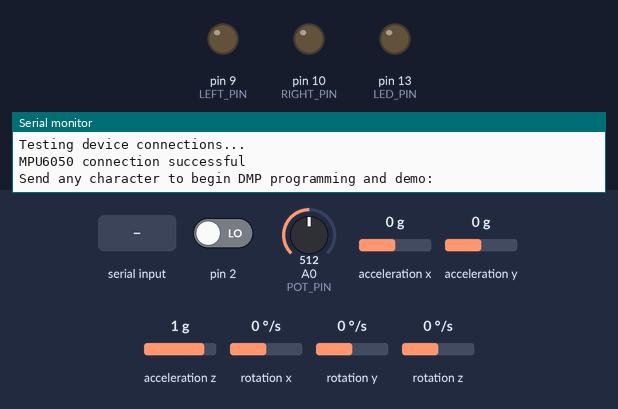
Simulated run of this sketch. Board: Arduino Uno, built with avr-gcc and run on an emulated ATmega328P. Parts: output pins drawn as LEDs (lit = HIGH), the last lines printed to the serial monitor. Dashed ring = blinking. Inputs (shaded band) come from the test bench; at power-on: acceleration y 0 g, A0 (POT_PIN) = 512, acceleration z 1 g, pin 2 LOW, acceleration x 0 g, rotation x 0 °/s, rotation y 0 °/s, rotation z 0 °/s. The sensor or clock chip raises its interrupt line as the real part does.

Above: at 1.0 s.
1.1 s: "1\n" received over Serial
3.1 s: acceleration y set to -1.4 g
At 5.62 s:
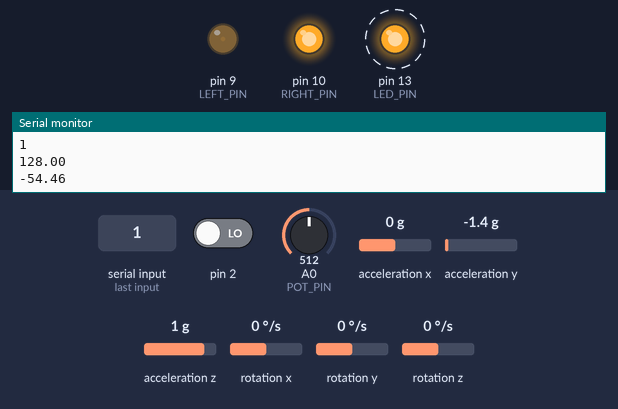
6.1 s: A0 (POT_PIN) set to 497
At 6.33 s:
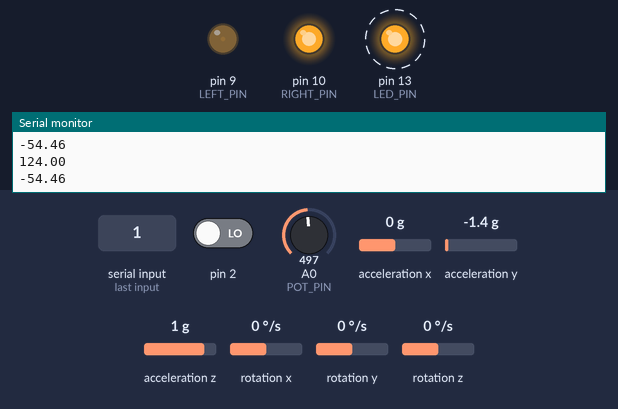
9.1 s: acceleration z set to 1.4 g
At 9.33 s:
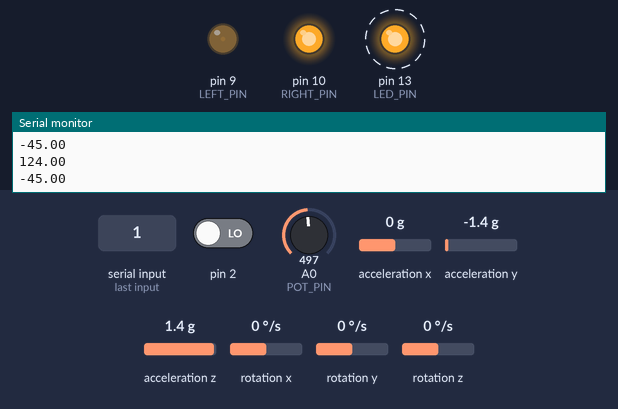
12.1 s: A0 (POT_PIN) set to 245
At 12.32 s:
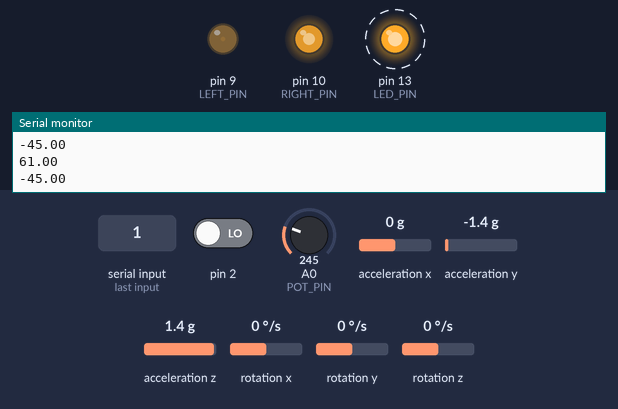
15.1 s: acceleration y set to -0.8 g
At 15.32 s:
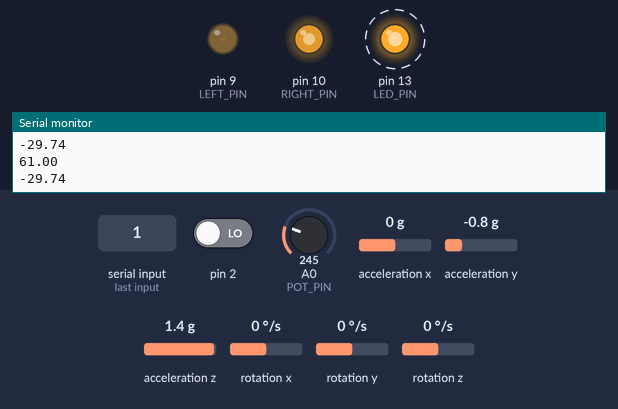
Timing chart, 0 to 19.1 s (numbered marks = the images above; inputs shaded):
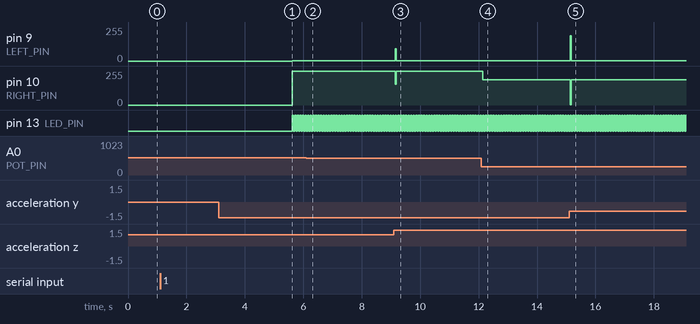

The sketch:

MPU6050_DMP6.ino
```cpp
#define LEFT_PIN 9
#define RIGHT_PIN 10
#define POT_PIN 0

float elapsedTime = 0;
float curTime = 0;
float prevTime = 0;

float desiredAngle = 0;

float throttle = 50;//127.0f;
float maxThrottle = 255.0f;
float minThrottle = 1.0f;
float curLeftThrottle = throttle;
float curRightThrottle = throttle;
int i = 0;

void setup() {
  MPUSetup();
  Serial.println("4");
  delay(1000);
  Serial.println("3");
  delay(1000);
  Serial.println("2");
  delay(1000);
  Serial.println("1");
  delay(1000);
  curTime = millis();
  pinMode(A0, INPUT);
}


void loop() {
    prevTime = curTime;
    curTime = millis();
    elapsedTime = (curTime - prevTime) / 1000;
    throttle = analogRead(POT_PIN)/4;
    Serial.println(throttle);
    MPULoop();

    //Serial.println(getYaw());
    float pid = getPID(elapsedTime, getRoll(), desiredAngle);
    curLeftThrottle = throttle + pid;
    curRightThrottle = throttle - pid;
    if(curLeftThrottle < minThrottle){
      curLeftThrottle = minThrottle;
    }
    if(curLeftThrottle > maxThrottle){
      curLeftThrottle = maxThrottle;
    }
    if(curRightThrottle < minThrottle){
      curRightThrottle = minThrottle;
    }
    if(curRightThrottle > maxThrottle){
      curRightThrottle = maxThrottle;
    }
    if(curLeftThrottle < 0){
      curLeftThrottle = 0;
    }
    if(curRightThrottle < 0){
      curRightThrottle = 0;
    }


    //Serial.println(pid);
    //Serial.println(curLeftThrottle);
    //Serial.println(curRightThrottle);
    //Serial.println(" ");
    //Serial.println(i);
    analogWrite(LEFT_PIN, (int)curLeftThrottle);
    analogWrite(RIGHT_PIN, (int)curRightThrottle);
    i++;
    delay(30);
}
```

MPU.ino
```cpp
// I2C device class (I2Cdev) demonstration Arduino sketch for MPU6050 class using DMP (MotionApps v2.0)
// 6/21/2012 by Jeff Rowberg <jeff@rowberg.net>
// Updates should (hopefully) always be available at https://github.com/jrowberg/i2cdevlib
//
// Changelog:
//      2013-05-08 - added seamless Fastwire support
//                 - added note about gyro calibration
//      2012-06-21 - added note about Arduino 1.0.1 + Leonardo compatibility error
//      2012-06-20 - improved FIFO overflow handling and simplified read process
//      2012-06-19 - completely rearranged DMP initialization code and simplification
//      2012-06-13 - pull gyro and accel data from FIFO packet instead of reading directly
//      2012-06-09 - fix broken FIFO read sequence and change interrupt detection to RISING
//      2012-06-05 - add gravity-compensated initial reference frame acceleration output
//                 - add 3D math helper file to DMP6 example sketch
//                 - add Euler output and Yaw/Pitch/Roll output formats
//      2012-06-04 - remove accel offset clearing for better results (thanks Sungon Lee)
//      2012-06-01 - fixed gyro sensitivity to be 2000 deg/sec instead of 250
//      2012-05-30 - basic DMP initialization working

/* ============================================
I2Cdev device library code is placed under the MIT license
Copyright (c) 2012 Jeff Rowberg

Permission is hereby granted, free of charge, to any person obtaining a copy
of this software and associated documentation files (the "Software"), to deal
in the Software without restriction, including without limitation the rights
to use, copy, modify, merge, publish, distribute, sublicense, and/or sell
copies of the Software, and to permit persons to whom the Software is
furnished to do so, subject to the following conditions:

The above copyright notice and this permission notice shall be included in
all copies or substantial portions of the Software.

THE SOFTWARE IS PROVIDED "AS IS", WITHOUT WARRANTY OF ANY KIND, EXPRESS OR
IMPLIED, INCLUDING BUT NOT LIMITED TO THE WARRANTIES OF MERCHANTABILITY,
FITNESS FOR A PARTICULAR PURPOSE AND NONINFRINGEMENT. IN NO EVENT SHALL THE
AUTHORS OR COPYRIGHT HOLDERS BE LIABLE FOR ANY CLAIM, DAMAGES OR OTHER
LIABILITY, WHETHER IN AN ACTION OF CONTRACT, TORT OR OTHERWISE, ARISING FROM,
OUT OF OR IN CONNECTION WITH THE SOFTWARE OR THE USE OR OTHER DEALINGS IN
THE SOFTWARE.
===============================================
*/


// I2Cdev and MPU6050 must be installed as libraries, or else the .cpp/.h files
// for both classes must be in the include path of your project
#include "I2Cdev.h"
#include "MPU6050_6Axis_MotionApps20.h"

// Arduino Wire library is required if I2Cdev I2CDEV_ARDUINO_WIRE implementation
// is used in I2Cdev.h
#if I2CDEV_IMPLEMENTATION == I2CDEV_ARDUINO_WIRE
    #include "Wire.h"
#endif

// class default I2C address is 0x68
// specific I2C addresses may be passed as a parameter here
// AD0 low = 0x68 (default for SparkFun breakout and InvenSense evaluation board)
// AD0 high = 0x69
MPU6050 mpu;
//MPU6050 mpu(0x69); // <-- use for AD0 high

/* =========================================================================
   NOTE: In addition to connection 3.3v, GND, SDA, and SCL, this sketch
   depends on the MPU-6050's INT pin being connected to the Arduino's
   external interrupt #0 pin. On the Arduino Uno and Mega 2560, this is
   digital I/O pin 2.
 * ========================================================================= */

/* =========================================================================
   NOTE: Arduino v1.0.1 with the Leonardo board generates a compile error
   when using Serial.write(buf, len). The Teapot output uses this method.
   The solution requires a modification to the Arduino USBAPI.h file, which
   is fortunately simple, but annoying. This will be fixed in the next IDE
   release. For more info, see these links:

   http://arduino.cc/forum/index.php/topic,109987.0.html
   http://code.google.com/p/arduino/issues/detail?id=958
 * ========================================================================= */


// uncomment "OUTPUT_READABLE_QUATERNION" if you want to see the actual
// quaternion components in a [w, x, y, z] format (not best for parsing
// on a remote host such as Processing or something though)
//#define OUTPUT_READABLE_QUATERNION

// uncomment "OUTPUT_READABLE_EULER" if you want to see Euler angles
// (in degrees) calculated from the quaternions coming from the FIFO.
// Note that Euler angles suffer from gimbal lock (for more info, see
// http://en.wikipedia.org/wiki/Gimbal_lock)
//#define OUTPUT_READABLE_EULER

// uncomment "OUTPUT_READABLE_YAWPITCHROLL" if you want to see the yaw/
// pitch/roll angles (in degrees) calculated from the quaternions coming
// from the FIFO. Note this also requires gravity vector calculations.
// Also note that yaw/pitch/roll angles suffer from gimbal lock (for
// more info, see: http://en.wikipedia.org/wiki/Gimbal_lock)
#define OUTPUT_READABLE_YAWPITCHROLL

// uncomment "OUTPUT_READABLE_REALACCEL" if you want to see acceleration
// components with gravity removed. This acceleration reference frame is
// not compensated for orientation, so +X is always +X according to the
// sensor, just without the effects of gravity. If you want acceleration
// compensated for orientation, us OUTPUT_READABLE_WORLDACCEL instead.
#define OUTPUT_READABLE_REALACCEL

// uncomment "OUTPUT_READABLE_WORLDACCEL" if you want to see acceleration
// components with gravity removed and adjusted for the world frame of
// reference (yaw is relative to initial orientation, since no magnetometer
// is present in this case). Could be quite handy in some cases.
//#define OUTPUT_READABLE_WORLDACCEL

// uncomment "OUTPUT_TEAPOT" if you want output that matches the
// format used for the InvenSense teapot demo
//#define OUTPUT_TEAPOT


#define LED_PIN 13 // (Arduino is 13, Teensy is 11, Teensy++ is 6)
bool blinkState = false;

// MPU control/status vars
bool dmpReady = false;  // set true if DMP init was successful
uint8_t mpuIntStatus;   // holds actual interrupt status byte from MPU
uint8_t devStatus;      // return status after each device operation (0 = success, !0 = error)
uint16_t packetSize;    // expected DMP packet size (default is 42 bytes)
uint16_t fifoCount;     // count of all bytes currently in FIFO
uint8_t fifoBuffer[64]; // FIFO storage buffer

// orientation/motion vars
Quaternion q;           // [w, x, y, z]         quaternion container
VectorInt16 aa;         // [x, y, z]            accel sensor measurements
VectorInt16 aaReal;     // [x, y, z]            gravity-free accel sensor measurements
VectorInt16 aaWorld;    // [x, y, z]            world-frame accel sensor measurements
VectorFloat gravity;    // [x, y, z]            gravity vector
float euler[3];         // [psi, theta, phi]    Euler angle container
float ypr[3];           // [yaw, pitch, roll]   yaw/pitch/roll container and gravity vector

float yaw, pitch, roll, realAccelX, realAccelY, realAccelZ;


// packet structure for InvenSense teapot demo
uint8_t teapotPacket[14] = { '$', 0x02, 0,0, 0,0, 0,0, 0,0, 0x00, 0x00, '\r', '\n' };


// ================================================================
// ===               INTERRUPT DETECTION ROUTINE                ===
// ================================================================

volatile bool mpuInterrupt = false;     // indicates whether MPU interrupt pin has gone high
void dmpDataReady() {
    mpuInterrupt = true;
}

// ================================================================
// ===                      INITIAL SETUP                       ===
// ================================================================
void MPUSetup(){
    // join I2C bus (I2Cdev library doesn't do this automatically)
    #if I2CDEV_IMPLEMENTATION == I2CDEV_ARDUINO_WIRE
        Wire.begin();
        TWBR = 24; // 400kHz I2C clock (200kHz if CPU is 8MHz)
    #elif I2CDEV_IMPLEMENTATION == I2CDEV_BUILTIN_FASTWIRE
        Fastwire::setup(400, true);
    #endif

    // initialize serial communication
    // (115200 chosen because it is required for Teapot Demo output, but it's
    // really up to you depending on your project)
    Serial.begin(115200);
    while (!Serial); // wait for Leonardo enumeration, others continue immediately

    // NOTE: 8MHz or slower host processors, like the Teensy @ 3.3v or Ardunio
    // Pro Mini running at 3.3v, cannot handle this baud rate reliably due to
    // the baud timing being too misaligned with processor ticks. You must use
    // 38400 or slower in these cases, or use some kind of external separate
    // crystal solution for the UART timer.

    // initialize device
    Serial.println(F("Initializing I2C devices..."));
    mpu.initialize();

    // verify connection
    Serial.println(F("Testing device connections..."));
    Serial.println(mpu.testConnection() ? F("MPU6050 connection successful") : F("MPU6050 connection failed"));

    // wait for ready
    Serial.println(F("\nSend any character to begin DMP programming and demo: "));
    while (Serial.available() && Serial.read()); // empty buffer
    while (!Serial.available());                 // wait for data
    while (Serial.available() && Serial.read()); // empty buffer again

    // load and configure the DMP
    Serial.println(F("Initializing DMP..."));
    devStatus = mpu.dmpInitialize();

    // supply your own gyro offsets here, scaled for min sensitivity
    mpu.setXGyroOffset(121);
    mpu.setYGyroOffset(73);
    mpu.setZGyroOffset(-31);
    mpu.setXAccelOffset(-2255);
    mpu.setYAccelOffset(-539);
    mpu.setZAccelOffset(1179);

    // make sure it worked (returns 0 if so)
    if (devStatus == 0) {
        // turn on the DMP, now that it's ready
        Serial.println(F("Enabling DMP..."));
        mpu.setDMPEnabled(true);

        // enable Arduino interrupt detection
        Serial.println(F("Enabling interrupt detection (Arduino external interrupt 0)..."));
        attachInterrupt(0, dmpDataReady, RISING);
        mpuIntStatus = mpu.getIntStatus();

        // set our DMP Ready flag so the main loop() function knows it's okay to use it
        Serial.println(F("DMP ready! Waiting for first interrupt..."));
        dmpReady = true;

        // get expected DMP packet size for later comparison
        packetSize = mpu.dmpGetFIFOPacketSize();
    } else {
        // ERROR!
        // 1 = initial memory load failed
        // 2 = DMP configuration updates failed
        // (if it's going to break, usually the code will be 1)
        Serial.print(F("DMP Initialization failed (code "));
        Serial.print(devStatus);
        Serial.println(F(")"));
    }

    // configure LED for output
    pinMode(LED_PIN, OUTPUT);
}


// ================================================================
// ===                    MAIN PROGRAM LOOP                     ===
// ================================================================

void MPULoop(){
// if programming failed, don't try to do anything
    if (!dmpReady) return;

    // wait for MPU interrupt or extra packet(s) available
    while (!mpuInterrupt && fifoCount < packetSize) {
        // other program behavior stuff here
        // .
        // .
        // .
        // if you are really paranoid you can frequently test in between other
        // stuff to see if mpuInterrupt is true, and if so, "break;" from the
        // while() loop to immediately process the MPU data
        // .
        // .
        // .
    }

    // reset interrupt flag and get INT_STATUS byte
    mpuInterrupt = false;
    mpuIntStatus = mpu.getIntStatus();

    // get current FIFO count
    fifoCount = mpu.getFIFOCount();

    // check for overflow (this should never happen unless our code is too inefficient)
    if ((mpuIntStatus & 0x10) || fifoCount == 1024) {
        // reset so we can continue cleanly
        mpu.resetFIFO();
        Serial.println(F("FIFO overflow!"));

    // otherwise, check for DMP data ready interrupt (this should happen frequently)
    } else if (mpuIntStatus & 0x02) {
        // wait for correct available data length, should be a VERY short wait
        while (fifoCount < packetSize) fifoCount = mpu.getFIFOCount();

        // read a packet from FIFO
        mpu.getFIFOBytes(fifoBuffer, packetSize);

        // track FIFO count here in case there is > 1 packet available
        // (this lets us immediately read more without waiting for an interrupt)
        fifoCount -= packetSize;

        #ifdef OUTPUT_READABLE_QUATERNION
            // display quaternion values in easy matrix form: w x y z
            mpu.dmpGetQuaternion(&q, fifoBuffer);
            Serial.print("quat\t");
            Serial.print(q.w);
            Serial.print("\t");
            Serial.print(q.x);
            Serial.print("\t");
            Serial.print(q.y);
            Serial.print("\t");
            Serial.println(q.z);
        #endif

        #ifdef OUTPUT_READABLE_EULER
            // display Euler angles in degrees
            mpu.dmpGetQuaternion(&q, fifoBuffer);
            mpu.dmpGetEuler(euler, &q);
            Serial.print("euler\t");
            Serial.print(euler[0] * 180/M_PI);
            Serial.print("\t");
            Serial.print(euler[1] * 180/M_PI);
            Serial.print("\t");
            Serial.println(euler[2] * 180/M_PI);
        #endif

        #ifdef OUTPUT_READABLE_YAWPITCHROLL
            // display Euler angles in degrees
            mpu.dmpGetQuaternion(&q, fifoBuffer);
            mpu.dmpGetGravity(&gravity, &q);
            mpu.dmpGetYawPitchRoll(ypr, &q, &gravity);
            /*
            Serial.print("ypr\t");
            Serial.print(ypr[0] * 180/M_PI);
            Serial.print("\t");
            Serial.print(ypr[1] * 180/M_PI);
            Serial.print("\t");
            Serial.println(ypr[2] * 180/M_PI);
            */
            yaw = ypr[0] * 180/M_PI;
            pitch = ypr[1] * 180/M_PI;
            roll = ypr[2] * 180/M_PI;
        #endif

        #ifdef OUTPUT_READABLE_REALACCEL
            // display real acceleration, adjusted to remove gravity
            mpu.dmpGetQuaternion(&q, fifoBuffer);
            mpu.dmpGetAccel(&aa, fifoBuffer);
            mpu.dmpGetGravity(&gravity, &q);
            mpu.dmpGetLinearAccel(&aaReal, &aa, &gravity);


            /*
            Serial.print("areal\t");
            Serial.print(aaReal.x);
            Serial.print("\t");
            Serial.print(aaReal.y);
            Serial.print("\t");
            Serial.println(aaReal.z);
            */

            realAccelX = aaReal.x;
            realAccelY = aaReal.y;
            realAccelZ = aaReal.z;
        #endif

        #ifdef OUTPUT_READABLE_WORLDACCEL
            // display initial world-frame acceleration, adjusted to remove gravity
            // and rotated based on known orientation from quaternion
            mpu.dmpGetQuaternion(&q, fifoBuffer);
            mpu.dmpGetAccel(&aa, fifoBuffer);
            mpu.dmpGetGravity(&gravity, &q);
            mpu.dmpGetLinearAccel(&aaReal, &aa, &gravity);
            mpu.dmpGetLinearAccelInWorld(&aaWorld, &aaReal, &q);
            /*
            Serial.print("aworld\t");
            Serial.print(aaWorld.x);
            Serial.print("\t");
            Serial.print(aaWorld.y);
            Serial.print("\t");
            Serial.println(aaWorld.z);
            */
        #endif

        #ifdef OUTPUT_TEAPOT
            // display quaternion values in InvenSense Teapot demo format:
            teapotPacket[2] = fifoBuffer[0];
            teapotPacket[3] = fifoBuffer[1];
            teapotPacket[4] = fifoBuffer[4];
            teapotPacket[5] = fifoBuffer[5];
            teapotPacket[6] = fifoBuffer[8];
            teapotPacket[7] = fifoBuffer[9];
            teapotPacket[8] = fifoBuffer[12];
            teapotPacket[9] = fifoBuffer[13];
            Serial.write(teapotPacket, 14);
            teapotPacket[11]++; // packetCount, loops at 0xFF on purpose
        #endif

        // blink LED to indicate activity
        blinkState = !blinkState;
        digitalWrite(LED_PIN, blinkState);
    }
    mpu.resetFIFO();
}

float getYaw(){
  return yaw;
}
float getPitch(){
  return pitch;
}
float getRoll(){
  return roll;
}
float getAccelX(){
  return realAccelX;
}
float getAccelY(){
  return realAccelY;
}
float getAccelZ(){
  return realAccelZ;
}
```

Source omitted: Stabilization.ino (659 bytes)

Measured:
- after the input at 3.1 s, pin 9 (LEFT_PIN): 0/255 → 1/255 after 2.5 s; pin 10 (RIGHT_PIN): 0/255 → 255/255 after 2.5 s
- after the input at 6.1 s, pin 10 (RIGHT_PIN): 255/255 → 252/255 after 0.05 s
- after the input at 9.1 s, pin 9 (LEFT_PIN): 1/255 → 92/255 after 0.05 s, → 1/255 0.04 s later; pin 10 (RIGHT_PIN): 252/255 → 155/255 after 0.05 s, → 252/255 0.04 s later
- after the input at 12.1 s, pin 10 (RIGHT_PIN): 252/255 → 189/255 at once
- after the input at 15.1 s, pin 9 (LEFT_PIN): 1/255 → 189/255 at once, → 1/255 0.04 s later; pin 10 (RIGHT_PIN): 189/255 → 1/255 at once, → 189/255 0.04 s later
- by itself, pin 13 (LED_PIN): alternates HIGH for 0.04 s and LOW for 0.04 s
